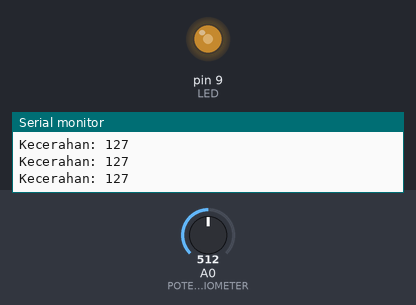
The sketch below on a simulated Arduino Uno, built with avr-gcc and run on an emulated ATmega328P. On the bench: output pins drawn as LEDs (lit = HIGH), the last lines printed to the serial monitor. Inputs (shaded band) come from the test bench; at power-on: A0 (POTENSIOMETER) = 512.

Above: at 1.2 s.
1.3 s: A0 (POTENSIOMETER) set to 716
At 2.0 s:
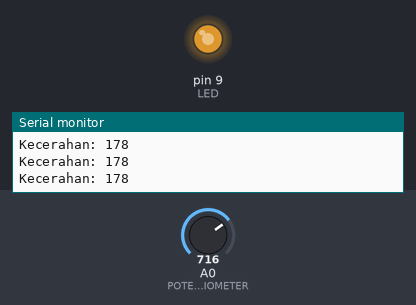
2.8 s: A0 (POTENSIOMETER) set to 409
At 3.6 s:
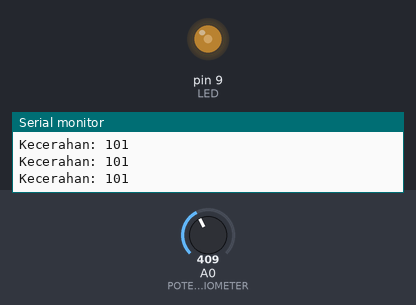
4.3 s: A0 (POTENSIOMETER) set to 388
At 5.2 s:
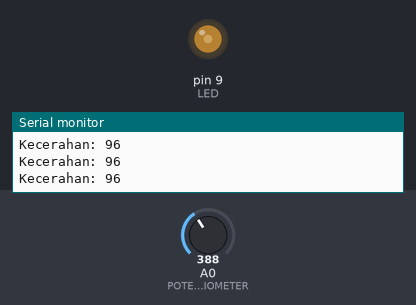
5.8 s: A0 (POTENSIOMETER) set to 122
At 6.8 s:
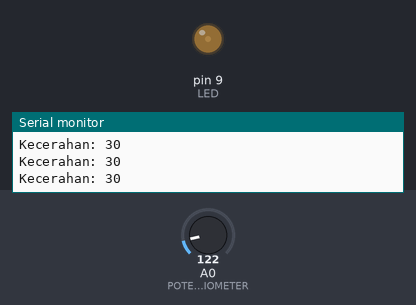
7.3 s: A0 (POTENSIOMETER) set to 0
At 7.7 s:
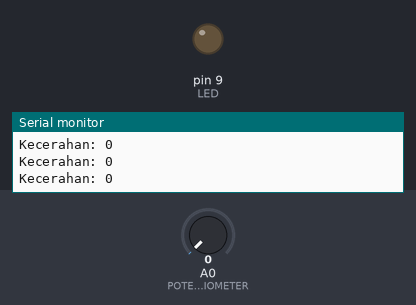
8.8 s: A0 (POTENSIOMETER) set to 36
At 9.2 s:
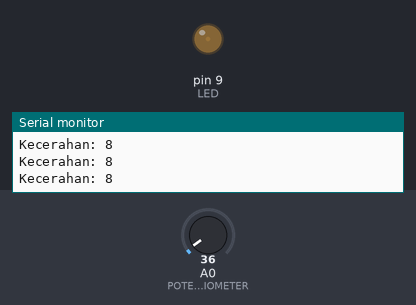
11.8 s: A0 (POTENSIOMETER) set to 44
Timing chart, 0 to 14.3 s (numbered marks = the images above; inputs shaded):
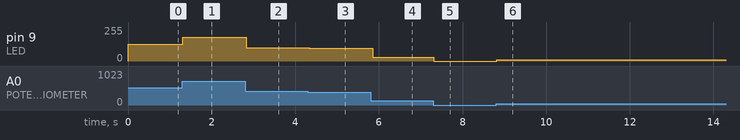

Measured:
- after the input at 1.3 s, pin 9 (LED): 127/255 → 178/255 at once
- after the input at 2.8 s, pin 9 (LED): 178/255 → 101/255 at once
- after the input at 4.3 s, pin 9 (LED): 101/255 → 96/255 at once
- after the input at 5.8 s, pin 9 (LED): 96/255 → 30/255 after 0.05 s
- after the input at 7.3 s, pin 9 (LED): 30/255 → 0/255 at once
- after the input at 8.8 s, pin 9 (LED): 0/255 → 8/255 at once
- after the input at 11.8 s, pin 9 (LED): 8/255 → 10/255 at once

The sketch:

06-led-5mm-02-led-pwm-02-led-pwm-ino.ino
```cpp
const int POTENSIOMETER = A0;
const int LED = 9;

void setup() {
  pinMode(LED, OUTPUT);
  Serial.begin(9600);
}

void loop() {
  int nilaiPotensiometer = analogRead(POTENSIOMETER);
  int terang = map(nilaiPotensiometer, 0, 1023, 0, 255);
  analogWrite(LED, terang);

  Serial.print("Kecerahan: ");
  Serial.println(terang);
  delay(50);
}
```
